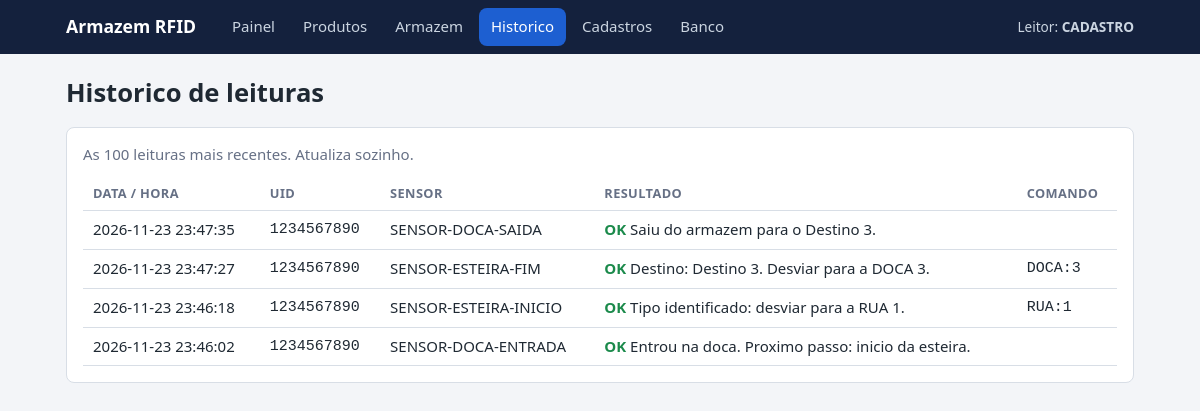
/eventos, run on the app's committed database.
### tables this page shows
CREATE TABLE config (
    chave TEXT PRIMARY KEY,
    valor TEXT NOT NULL
);

CREATE TABLE eventos (
    id         INTEGER PRIMARY KEY AUTOINCREMENT,
    tag_uid    TEXT NOT NULL,
    produto_id INTEGER REFERENCES produtos(id) ON DELETE SET NULL,
    sensor_id  INTEGER REFERENCES sensores(id) ON DELETE SET NULL,
    sucesso    INTEGER NOT NULL,
    resultado  TEXT NOT NULL,
    comando    TEXT,                              -- comando enviado a esteira, se houve
    data_hora  TEXT NOT NULL DEFAULT (datetime('now','localtime'))
);

CREATE TABLE sensores (
    id      INTEGER PRIMARY KEY AUTOINCREMENT,
    codigo  TEXT NOT NULL UNIQUE,                 -- 'SENSOR-ESTEIRA-INICIO'
    local   TEXT NOT NULL CHECK (local IN ('DOCA_ENTRADA','ESTEIRA_INICIO','ESTEIRA_FIM','DOCA_SAIDA')),
    doca_id INTEGER REFERENCES docas(id)          -- opcional: doca em que o sensor fica
);

### app.py (the view)
@app.get("/eventos")
def eventos():
    return render_template("eventos.html", eventos=consulta(SQL_EVENTOS, 100))

### app.py (called while the page is built)
@app.context_processor
def contexto_comum():
    return {"leitor_atual": banco.sensor_ativo(get_db())}

def consulta(sql, *params):
    return get_db().execute(sql, params).fetchall()

### banco.py (called while the page is built)
def get_db():
    if "db" not in g:
        g.db = sqlite3.connect(DB)
        g.db.row_factory = sqlite3.Row
        g.db.execute("PRAGMA foreign_keys = ON")
    return g.db

def fechar_db(_=None):
    db = g.pop("db", None)
    if db:
        db.close()

def sensor_ativo(db):
    r = db.execute("SELECT valor FROM config WHERE chave='sensor_ativo'").fetchone()
    return r[0] if r else "CADASTRO"

### templates/eventos.html (shortened to what this page needs)
{% extends "base.html" %}
{% set pagina = 'eventos' %}
{% from "_macros.html" import tabela_eventos %}
{% block conteudo %}
<h1>Historico de leituras</h1>
<section class="card">
  <p class="suave">As 100 leituras mais recentes. Atualiza sozinho.</p>
  <div id="historico" data-auto>{{ tabela_eventos(eventos) }}</div>
</section>
{% endblock %}

### templates/base.html (shortened to what this page needs)
<!doctype html>
<html lang="pt-br">
<head>
  <link rel="stylesheet" href="{{ url_for('static', filename='estilo.css') }}">
</head>
<body>
<header class="topo">
  <div class="container">
    <a class="logo" href="{{ url_for('painel') }}">Armazem RFID</a>
    <nav class="menu">
      <a href="{{ url_for('painel') }}"          class="{{ 'ativo' if pagina == 'painel' }}">Painel</a>
      <a href="{{ url_for('produtos') }}"        class="{{ 'ativo' if pagina == 'produtos' }}">Produtos</a>
      <a href="{{ url_for('armazem') }}"         class="{{ 'ativo' if pagina == 'armazem' }}">Armazem</a>
      <a href="{{ url_for('eventos') }}"         class="{{ 'ativo' if pagina == 'eventos' }}">Historico</a>
      <a href="{{ url_for('cadastros_inicio') }}" class="{{ 'ativo' if pagina == 'cadastros' }}">Cadastros</a>
      <a href="{{ url_for('ver_banco') }}"       class="{{ 'ativo' if pagina == 'banco' }}">Banco</a>
    </nav>
    <span class="leitor-atual" title="O que o leitor fisico esta fazendo agora">
      Leitor: <b>{{ leitor_atual }}</b>
    </span>
  </div>
</header>
<main class="container">
  {% block conteudo %}{% endblock %}
</main>
</body>
</html>

### templates/_macros.html (shortened to what this page needs)
{% macro tabela_eventos(lista) %}
<div class="rolagem">
<table class="tabela">
  <tr><th>Data / hora</th><th>UID</th><th>Sensor</th><th>Resultado</th><th>Comando</th></tr>
  {% for e in lista %}
  <tr class="{{ '' if e.sucesso else 'linha-erro' }}">
    <td>{{ e.data_hora }}</td>
    <td class="mono">{{ e.tag_uid }}</td>
    <td>{{ e.sensor or '-' }}</td>
    <td><span class="{{ 'texto-ok' if e.sucesso else 'texto-erro' }}">{{ 'OK' if e.sucesso else 'ERRO' }}</span> {{ e.resultado }}</td>
    <td class="mono">{{ e.comando or '' }}</td>
  </tr>
  {% else %}
  <tr><td colspan="5" class="vazio">Nenhuma leitura ainda.</td></tr>
  {% endfor %}
</table>
</div>
{% endmacro %}

### static/estilo.css (style rules this page uses)
:root { --cor-fundo: #f3f5f8; --cor-card: #ffffff; --cor-texto: #1f2933; --cor-texto-suave: #667085; --cor-borda: #d8dee6; --cor-principal: #1d5fd1; --cor-principal-hover:#164aa3; --cor-topo: #14213d; --cor-ok: #1b8a4b; --cor-erro: #c0392b; --st-cadastrado: #667085; --st-na_doca: #b7791f; --st-na_rua: #1d5fd1; --st-destino_definido: #7c3aed; --st-na_esteira: #0e7490; --st-expedido: #1b8a4b; --fonte: system-ui, -apple-system, "Segoe UI", Roboto, Arial, sans-serif; --fonte-codigo: ui-monospace, Consolas, "Courier New", monospace; --tamanho-fonte: 15px; --raio: 8px; --espaco: 16px; --largura-max: 1100px; }
* { box-sizing: border-box; }
body { margin: 0; font-family: var(--fonte); font-size: var(--tamanho-fonte); color: var(--cor-texto); background: var(--cor-fundo); line-height: 1.45; }
h1 { font-size: 1.6rem; margin: 0 0 var(--espaco); }
p { margin: 0 0 10px; }
a { color: var(--cor-principal); }
.container { max-width: var(--largura-max); margin: 0 auto; padding: 0 var(--espaco); }
main.container { padding-top: 20px; padding-bottom: 40px; }
.suave { color: var(--cor-texto-suave); }
.mono { font-family: var(--fonte-codigo); overflow-wrap: anywhere; }
.topo { background: var(--cor-topo); color: #fff; }
.topo .container { display: flex; align-items: center; gap: 24px; flex-wrap: wrap; min-height: 54px; }
.logo { color: #fff; font-weight: 700; font-size: 1.1rem; text-decoration: none; }
.menu { display: flex; gap: 4px; flex-wrap: wrap; flex: 1; }
.menu a { color: #cbd5e1; text-decoration: none; padding: 8px 12px; border-radius: var(--raio); }
.menu a.ativo { background: var(--cor-principal); color: #fff; }
.leitor-atual { font-size: .85rem; color: #cbd5e1; }
.card { background: var(--cor-card); border: 1px solid var(--cor-borda); border-radius: var(--raio); padding: var(--espaco); margin-bottom: var(--espaco); }
.texto-ok { color: var(--cor-ok); font-weight: 700; }
.rolagem { overflow-x: auto; }
.tabela { width: 100%; border-collapse: collapse; background: var(--cor-card); }
.tabela th, .tabela td { text-align: left; padding: 8px 10px; border-bottom: 1px solid var(--cor-borda); vertical-align: middle; }
.tabela th { font-size: .8rem; text-transform: uppercase; letter-spacing: .03em; color: var(--cor-texto-suave); }

### data on the page
config: valor "CADASTRO"
eventos: data_hora "2026-11-23 23:47:35", tag_uid "1234567890", codigo "SENSOR-DOCA-SAIDA", sucesso "OK", resultado "Saiu do armazem para o Destino 3."
eventos: data_hora "2026-11-23 23:47:27", tag_uid "1234567890", codigo "SENSOR-ESTEIRA-FIM", sucesso "OK", resultado "Destino: Destino 3. Desviar para a DOCA 3.", comando "DOCA:3"
eventos: data_hora "2026-11-23 23:46:18", tag_uid "1234567890", codigo "SENSOR-ESTEIRA-INICIO", sucesso "OK", resultado "Tipo identificado: desviar para a RUA 1.", comando "RUA:1"
eventos: data_hora "2026-11-23 23:46:02", tag_uid "1234567890", codigo "SENSOR-DOCA-ENTRADA", sucesso "OK", resultado "Entrou na doca. Proximo passo: inicio da esteira."
